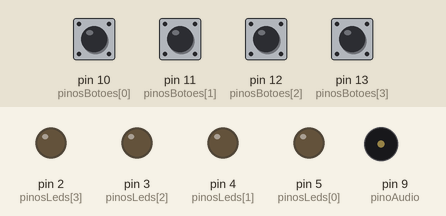
Recording of a sketch running on a simulated Arduino Uno, built with avr-gcc and run on an emulated ATmega328P. On the bench: output pins drawn as LEDs (lit = HIGH), buzzer (waves = sounding). The inputs (shaded band) are chosen by the test bench; at power-on: pin 10 (pinosBotoes[0]), pin 11 (pinosBotoes[1]), pin 12 (pinosBotoes[2]), pin 13 (pinosBotoes[3]) LOW. Random numbers use the default seed unless the sketch sets one; what the sketch prints to the serial monitor is not drawn.

Above: at 2.4 s.
2.5 s: pin 11 (pinosBotoes[1]) pulled HIGH for 0.15 s
5.5 s: pin 13 (pinosBotoes[3]) pulled HIGH for 1 s
At 8.4 s:
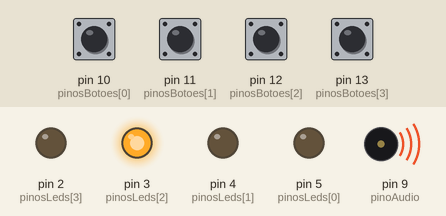
8.5 s: pin 10 (pinosBotoes[0]) pulled HIGH for 1 s
At 11.2 s:
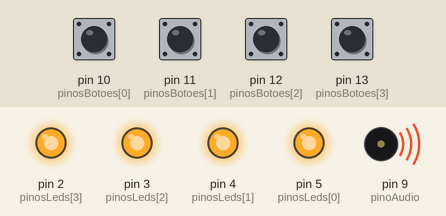
11.5 s: pin 11 (pinosBotoes[1]) pulled HIGH for 1 s
At 12.58 s:
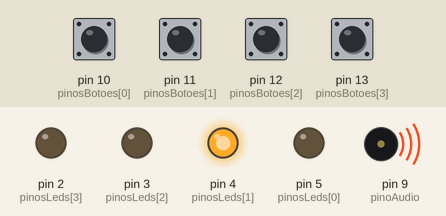
Timing chart, 0 to 15.5 s (numbered marks = the images above; inputs shaded):
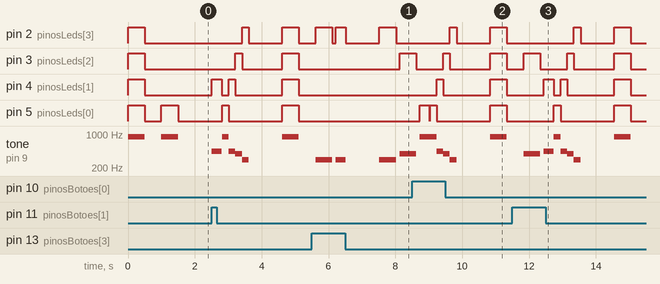

Measured:
- after the input at 5.5 s, pin 3 (pinosLeds[2]): LOW → HIGH after 2.6 s
- after the input at 8.5 s, pin 2 (pinosLeds[3]): LOW → HIGH after 1.1 s, → LOW 0.20 s later, → HIGH 1.0 s later, → LOW 0.50 s later; pin 4 (pinosLeds[1]): LOW → HIGH after 0.73 s, → LOW 0.20 s later, → HIGH 1.4 s later, → LOW 0.50 s later
- after the input at 11.5 s, pin 2 (pinosLeds[3]): LOW → HIGH after 1.8 s, → LOW 0.20 s later, → HIGH 1.0 s later, → LOW 0.50 s later; pin 4 (pinosLeds[1]): goes HIGH 0.30 s, LOW 0.21 s, HIGH 0.20 s, LOW 1.4 s, HIGH 0.50 s, then LOW, starting after 0.93 s
- by itself, tone on pin 9 (pinoAudio): plays 392 Hz for 0.50 s, 440 Hz for 0.30 s, 880 Hz for 0.20 s, 440 Hz for 0.20 s, 392 Hz for 0.20 s, 294 Hz for 0.20 s … (7 notes in this stretch)

The sketch:

Genius.ino
```cpp
#include <EEPROM.h>

#define NOTE_D4  294
#define NOTE_G4  392
#define NOTE_A4  440
#define NOTE_A5  880

int tons[4] = { NOTE_A5, NOTE_A4, NOTE_G4, NOTE_D4 };
int sequencia[100] = {};
int rodada_atual = 0;
int passo_atual_na_sequencia = 0;

const int ACERTOS_PARA_VENCER = 16;
#define ENDERECO_VITORIAS 0

int vitorias = 0;

int pinoAudio = 9;
int pinosLeds[4] = { 5, 4, 3, 2 };
int pinosBotoes[4] = { 10, 11, 12, 13 };

int botao_pressionado = 0;
bool perdeu_o_jogo = false;

void setup() {
  Serial.begin(9600);
  for (int i = 0; i <= 3; i++) {
    pinMode(pinosLeds[i], OUTPUT);
    pinMode(pinosBotoes[i], INPUT);
  }
  pinMode(pinoAudio, OUTPUT);
  randomSeed(analogRead(0));

  vitorias = lerVitorias();
  Serial.print("Vitórias registradas: ");
  Serial.println(vitorias);
}

void loop() {
  if (perdeu_o_jogo) {
    resetarJogo();
  }
  if (rodada_atual == 0) {
    tocarSomDeInicio();
    delay(500);
  }
  proximaRodada();
  reproduzirSequencia();
  aguardarJogador();
  if (rodada_atual >= ACERTOS_PARA_VENCER) {
    venceuJogo();
  }
  delay(1000);
}

void resetarJogo() {
  rodada_atual = 0;
  passo_atual_na_sequencia = 0;
  perdeu_o_jogo = false;
}

void proximaRodada() {
  int numero_sorteado = random(0, 4);
  sequencia[rodada_atual++] = numero_sorteado;
}

void reproduzirSequencia() {
  for (int i = 0; i < rodada_atual; i++) {
    tone(pinoAudio, tons[sequencia[i]]);
    digitalWrite(pinosLeds[sequencia[i]], HIGH);
    delay(500);
    noTone(pinoAudio);
    digitalWrite(pinosLeds[sequencia[i]], LOW);
    delay(100);
  }
  noTone(pinoAudio);
}

void aguardarJogador() {
  for (int i = 0; i < rodada_atual; i++) {
    aguardarJogada();
    verificarJogada();
    if (perdeu_o_jogo) {
      break;
    }
    passo_atual_na_sequencia++;
  }
  passo_atual_na_sequencia = 0;
}

void aguardarJogada() {
  unsigned long tempo_inicio = millis();
  bool jogada_efetuada = false;

  while (!jogada_efetuada) {
    if (millis() - tempo_inicio > 3000) { // Se o jogador demorar mais de 3 segundos
      perdeuJogo();
      return;
    }
    for (int i = 0; i <= 3; i++) {
      if (digitalRead(pinosBotoes[i]) == HIGH) {
        botao_pressionado = i;
        tone(pinoAudio, tons[i]);
        digitalWrite(pinosLeds[i], HIGH);
        delay(300);
        digitalWrite(pinosLeds[i], LOW);
        noTone(pinoAudio);
        jogada_efetuada = true;
        break;
      }
    }
    delay(10);
  }
}

void verificarJogada() {
  if (sequencia[passo_atual_na_sequencia] != botao_pressionado) {
    perdeuJogo();
  }
}

void perdeuJogo() {
  for (int i = 0; i <= 3; i++) {
    tone(pinoAudio, tons[i]);
    digitalWrite(pinosLeds[i], HIGH);
    delay(200);
    digitalWrite(pinosLeds[i], LOW);
    noTone(pinoAudio);
  }
  perdeu_o_jogo = true;
}

void venceuJogo() {
  vitorias++;
  salvarVitorias(vitorias);

  Serial.print("Vitória registrada! Total: ");
  Serial.println(vitorias);

  for (int i = 0; i < 3; i++) {
    for (int j = 0; j <= 3; j++) {
      digitalWrite(pinosLeds[j], HIGH);
    }
    tone(pinoAudio, NOTE_A5);
    delay(500);
    for (int j = 0; j <= 3; j++) {
      digitalWrite(pinosLeds[j], LOW);
    }
    noTone(pinoAudio);
    delay(500);
  }
  resetarJogo();
}

void tocarSomDeInicio() {
  tone(pinoAudio, tons[0]);
  for (int i = 0; i <= 3; i++) {
    digitalWrite(pinosLeds[i], HIGH);
  }
  delay(500);
  for (int i = 0; i <= 3; i++) {
    digitalWrite(pinosLeds[i], LOW);
  }
  noTone(pinoAudio);
}

void salvarVitorias(int vitorias) {
  EEPROM.write(ENDERECO_VITORIAS, vitorias);
}

int lerVitorias() {
  return EEPROM.read(ENDERECO_VITORIAS);
}
```
